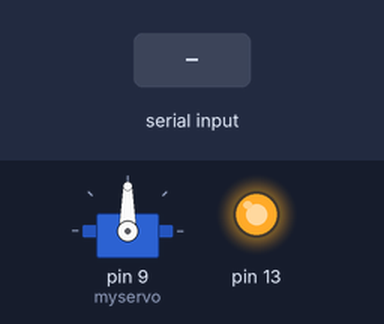
Bench run of a sketch on a simulated Arduino Uno, built with avr-gcc and run on an emulated ATmega328P. On the bench: servo, output pins drawn as LEDs (lit = HIGH). The inputs (shaded band) are chosen by the test bench. What the sketch prints to the serial monitor is not drawn.

Above: at 1.2 s.
1.3 s: "90,45\n" received over Serial
At 2.5 s:
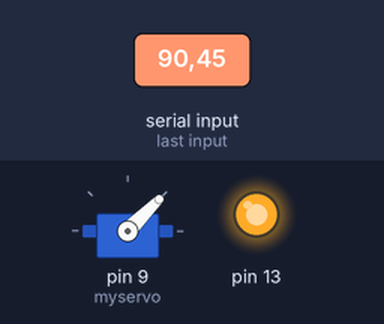
2.8 s: "30,150\n" received over Serial
At 3.7 s:
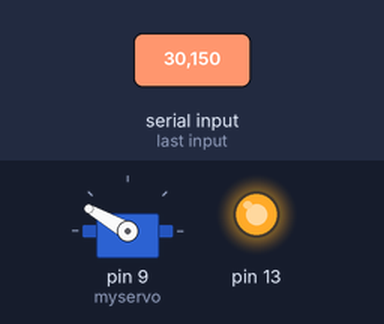
4.3 s: "1,90\n" received over Serial
At 4.7 s:
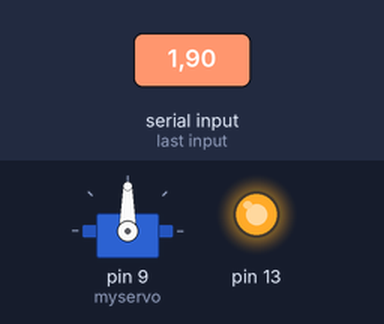
Timing chart, 0 to 7.3 s (numbered marks = the images above; inputs shaded):
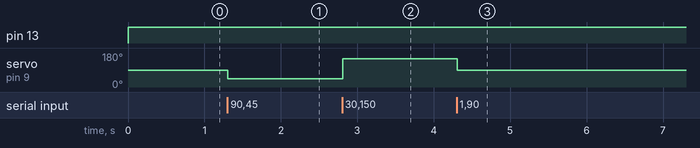

Measured:
- after the input at 1.3 s, servo on pin 9 (myservo): 90° → 45° at once
- after the input at 2.8 s, servo on pin 9 (myservo): 45° → 150° at once
- after the input at 4.3 s, servo on pin 9 (myservo): 150° → 90° at once

The sketch:

ServoBluetooth.ino
```cpp
#include <Servo.h>

Servo myservo;  // create servo object to control a servo
                // a maximum of eight servo objects can be created

int pos = 0;    // variable to store the servo position
int motor = 0;

void setup()
{
  pinMode(13, OUTPUT);
  Serial.begin(9600);  // initialize serial:
  myservo.attach(9);  // attaches the servo on pin 9 to the servo object

  Serial.print("Arduino control Servo Motor Connected OK");
  Serial.print('\n');
}

void loop()
{
  digitalWrite(13,HIGH);
  // if there's any serial available, read it:
  while (Serial.available() > 0) {

    // look for the next valid integer in the incoming serial stream:
    motor = Serial.parseInt();

    // do it again:
    pos = Serial.parseInt();

    // look for the newline. That's the end of your  sentence:
    if (Serial.read() == '\n') {

       myservo.write(pos);              // tell servo to go to position in variable 'pos'
       delay(15);                       // waits 15ms for the servo to reach the position

      // print the three numbers in one string as hexadecimal:
      Serial.print("Data Response : ");
      Serial.print(motor, DEC);
      Serial.print(pos, DEC);

    }
  }
}
```
